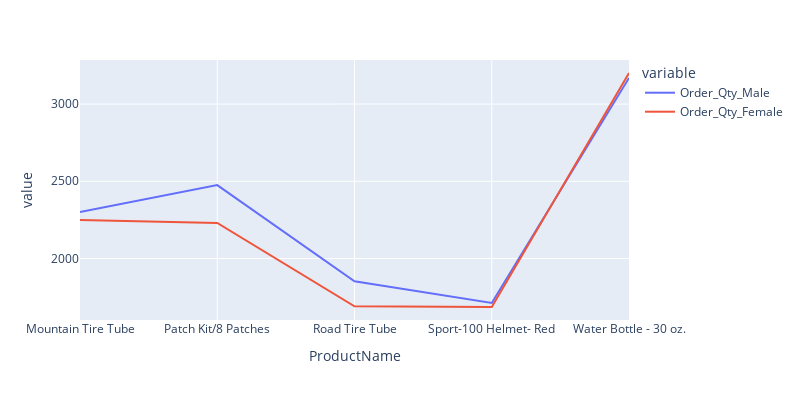

The cell this chart's notebook holds for it:
### Code cell
fig = px.line(df_merge, x="ProductName", y=["Order_Qty_Male","Order_Qty_Female"])
fig.update_layout(
    autosize=True,
    width=800,
    height=400)
fig.show()

### Figure 1 — Plotly figure (JSON) as saved in the notebook; plotly's stock layout.template omitted (floating-point values rounded to 4 significant figures)
{"data": [{"hovertemplate": "variable=Order_Qty_Male<br>ProductName=%{x}<br>value=%{y}<extra></extra>", "legendgroup": "Order_Qty_Male", "line": {"color": "#636efa", "dash": "solid"}, "marker": {"symbol": "circle"}, "mode": "lines", "name": "Order_Qty_Male", "orientation": "v", "showlegend": true, "type": "scatter", "x": ["Mountain Tire Tube", "Patch Kit/8 Patches", "Road Tire Tube", "Sport-100 Helmet- Red", "Water Bottle - 30 oz."], "xaxis": "x", "y": [2301, 2475, 1853, 1712, 3169], "yaxis": "y"}, {"hovertemplate": "variable=Order_Qty_Female<br>ProductName=%{x}<br>value=%{y}<extra></extra>", "legendgroup": "Order_Qty_Female", "line": {"color": "#EF553B", "dash": "solid"}, "marker": {"symbol": "circle"}, "mode": "lines", "name": "Order_Qty_Female", "orientation": "v", "showlegend": true, "type": "scatter", "x": ["Mountain Tire Tube", "Patch Kit/8 Patches", "Road Tire Tube", "Sport-100 Helmet- Red", "Water Bottle - 30 oz."], "xaxis": "x", "y": [2250, 2230, 1691, 1686, 3201], "yaxis": "y"}], "layout": {"autosize": true, "height": 400, "legend": {"title": {"text": "variable"}, "tracegroupgap": 0}, "margin": {"t": 60}, "width": 800, "xaxis": {"anchor": "y", "autorange": true, "domain": [0, 1], "range": [0, 4], "title": {"text": "ProductName"}, "type": "category"}, "yaxis": {"anchor": "x", "autorange": true, "domain": [0, 1], "range": [1602.0, 3285.0], "title": {"text": "value"}, "type": "linear"}}}
